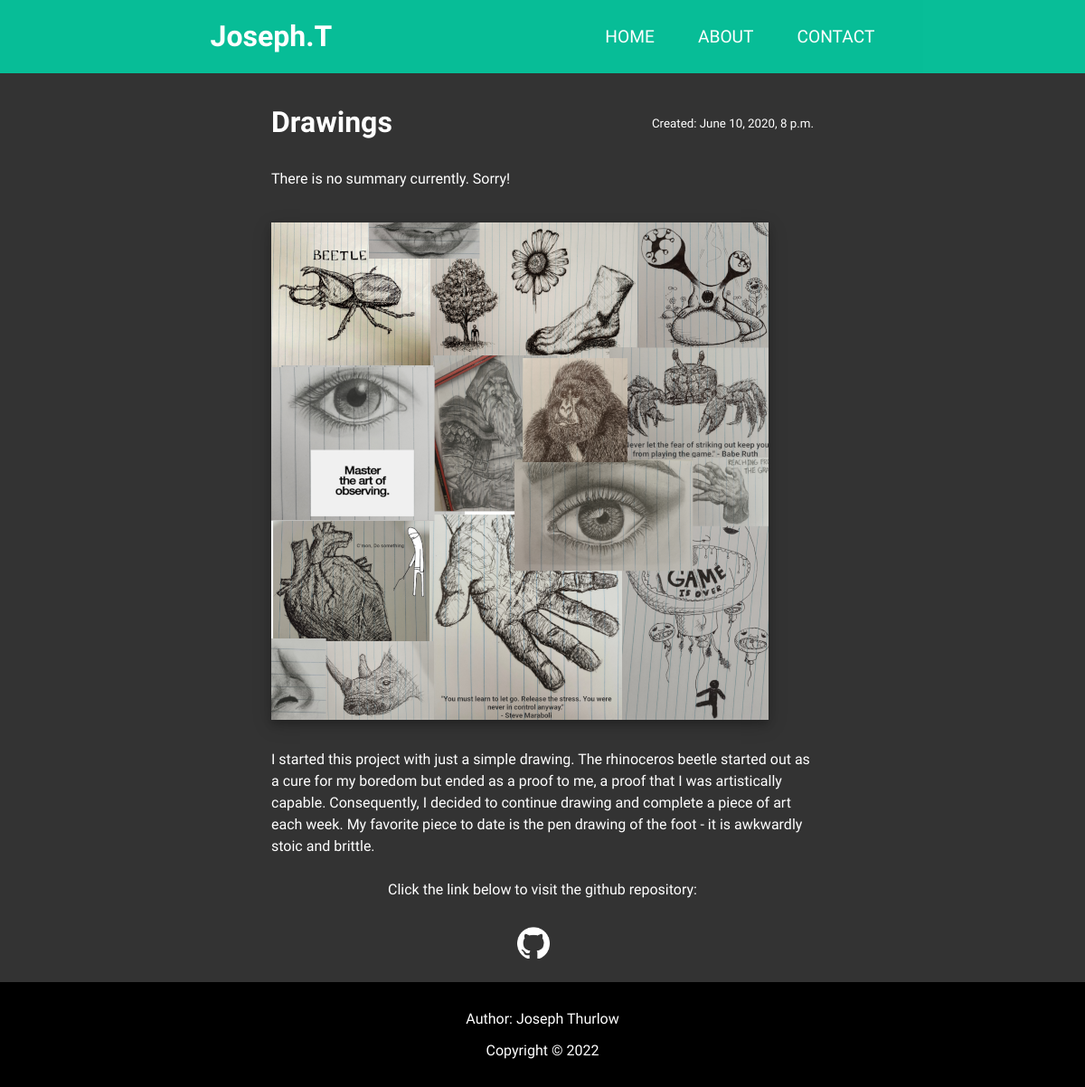
The page /portfolio/4/ on the database its author committed.
### portfolio/models.py (models this page shows, shortened)
class PortfolioItem(models.Model):
    item_title = models.CharField(max_length=200)
    item_date = models.DateTimeField('date published')
    item_hits = models.IntegerField(default=0)
    item_summary = models.TextField('summary', default="There is no summary currently. Sorry!")
    item_img_id = models.CharField(max_length=150)
    item_git_link = models.CharField(max_length=100, null=True)
    item_details = models.TextField('details', default="There are no details currently. Sorry!")

### portfolio/views.py (the view)
# urls.py: path('<int:item_id>/', views.detail, name='detail'),
def detail(request, item_id):
    try:
        item = PortfolioItem.objects.get(pk=item_id)
        template = loader.get_template('portfolio/details.html')
        context = {
            'item': item,
        }
    except PortfolioItem.DoesNotExist:
        raise Http404("Item does not exist")
    return HttpResponse(template.render(context, request))

### portfolio/templates/portfolio/details.html (shortened to what this page needs)
<!DOCTYPE html>
<html lang="en">
    <head>
      {% load static %}
      <link rel="stylesheet" type="text/css" href="{% static 'styles/styles.css' %}" />
    </head>
  <body>
    <header>
      <h1 class="logo">Joseph.T</h1>
      <nav>
        <ul>
          <li><a href="/portfolio/#home">Home</a></li>
          <li><a href="/portfolio/#about">About</a></li>
          <li><a href="/portfolio/#contact">Contact</a></li>
        </ul>
      </nav>
    </header>
    <div class="main">
      <div class="detail-container">
        <div class="detail-display">
          <div class="detail-title">
            <p style="text-align: left; font-size: 2em; margin-top: 0.5em; margin-bottom: 0.5em;">
              <b>
              {{ item.item_title }}
              </b>
            </p>
            <div style="text-align: right;">
              <small>Created: {{ item.item_date }}</small>
            </div>
          </div>
          <div class="detail-text-block summary-text-block">
            <p>{{ item.item_summary }}</p>
          </div>
          <img class= "detail-image" src="{% static 'images/portfolioitems/'|add:item.item_img_id|add:'.png' %}"/>
          <div class="detail-text-block" style="padding-top: 2em;">{{ item.item_details |safe }}</div>
          <p>Click the link below to visit the github repository:</p>
          <div class="github-link-block">
            <img class="github-logo" src="{% static 'images/links/github-mark/github-mark-white.png' %}"/>
            <a href="{{ item.item_git_link }}">
              <span class="link-spanner"></span>
            </a>
          </div>
        </div>
      </div>
    </div>
    <div class="footer-container">
      <p class="footer">Author: Joseph Thurlow</p>
      <p class="footer">Copyright &copy 2022</p>
    </div>
  </body>
</html>

### portfolio/static/styles/styles.css (style rules this page uses)
:root { --teal: rgba(0, 214, 170, .85); }
a { color: inherit; text-decoration: inherit; }
body { margin: 0; background: black; font-family: 'Work Sans', sans-serif; font-weight: 400; background-color: #333; background-blend-mode: multiply; background-size: cover; }
.main { padding-top: 100px; padding-left: 2em; padding-right: 2em; max-width: 1000px; margin: auto; color: white; }
img { max-width: 100%; display: block; }
.footer-container { text-align: center; color: white; background: black; padding: 15px; display: block; }
header { background: var(--teal); text-align: center; position: fixed; color: white; z-index: 999; width: 100%; }
nav { position: absolute; text-align: left; top: 100%; left: 0; background: var(--teal); width: 100%; transform: scale(1, 0); transform-origin: top; transition: transform 400ms ease-in-out; }
nav ul { margin: 0; padding: 0; list-style: none; }
nav li { margin-bottom: 1em; margin-left: 1em; }
nav a { color: white; text-decoration: none; font-size: 1.2rem; text-transform: uppercase; opacity: 0; transition: opacity 150ms ease-in-out; }
@media screen and (min-width: 800px) { header { display: grid; grid-template-columns: 1fr auto minmax(600px, 1fr) 1fr; } }
@media screen and (min-width: 800px) { .logo { grid-column: 2/3; color: white; } }
@media screen and (min-width: 800px) { nav { all: unset; grid-column: 3/4; display: flex; justify-content: flex-end; align-items: center; } }
@media screen and (min-width: 800px) { nav ul { display: flex; } }
@media screen and (min-width: 800px) { nav a { opacity: 1; } }
@media screen and (min-width: 800px) { nav li { margin-left: 3em; margin-bottom: 0; } }
.detail-container { display: flex; justify-content: center; }
.detail-display { display: inline-block; text-align: center; max-width: 600px; padding-bottom: 10px; }
.detail-title { display: grid; align-items: center; grid-template-columns: 1fr 1fr; column-gap: 5px; }
.detail-image { max-width: 100%; height: auto; width: auto\9; box-shadow: 0 4px 8px 0 rgba(0, 0, 0, 0.2), 0 6px 20px 0 rgba(0, 0, 0, 0.19); }
.github-link-block { position: relative; display: flex; gap: 10px; align-items: center; justify-content: center; padding-top: 1em; padding-bottom: 1em; z-index: 998; }
.link-spanner { position:absolute; width:100%; height:100%; top:0; left: 0; z-index: 999; }
.github-logo { height: 35px; width: auto; }
.detail-text-block { text-align: left; line-height: 1.5; padding-bottom: 10px; }
.summary-text-block { padding-bottom: 20px; }

### rows shown on the page
PortfolioItem: item_title "Drawings", item_date "June 10, 2020, 8 p.m.", item_summary "There is no summary currently. Sorry!", item_img (picture), item_details "I started this project with just a simple drawing. The rhinoceros beetle started out as a cure for my boredom but ended as a proof to me, a proof that I was artistically capable. Consequently, I decided to continue drawing and complete a piece of art each week. My favorite piece to date is the pen drawing of the foot - it is awkwardly stoic and brittle."
